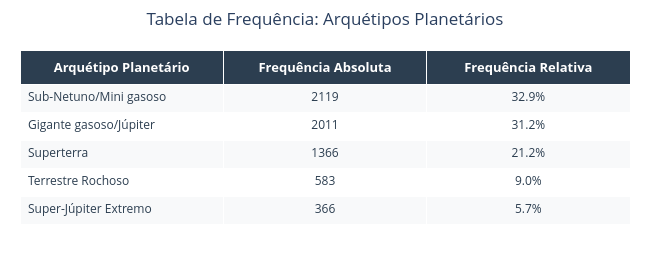

The code cell stored with this chart in its notebook:
### Markdown cell above
## Arquétipos Planetários

Como existem milhares de planetas descobertos e cada um tem características diferentes, os astrônomos costumam agrupá-los em tipos chamados de arquétipos planetários. Essa divisão é feita principalmente com base no tamanho (raio) e no peso (massa) do planeta, comparando sempre com a Terra ou com Júpiter.

Os cinco grupos principais são:
- Terrestre Rochoso: planetas parecidos com a Terra, Mercúrio ou Marte.
- Superterra: planetas rochosos, mas um pouco maiores que a Terra.
- Sub-Netuno / Mini gasoso: planetas menores que Netuno, com uma atmosfera de gás espessa.
- Gigante gasoso / Júpiter: planetas muito grandes formados quase só por gás.
- Super-Júpiter Extremo: planetas gigantescos, muito maiores e mais pesados que Júpiter.

Abaixo, vemos a contagem de quantos planetas foram encontrados em cada um desses grupos.

### Code cell
freq_abs = df['arquetipo_planetario'].value_counts()
freq_rel = df['arquetipo_planetario'].value_counts(normalize=True).round(3)

tabela_arquetipos = pd.DataFrame({
    'Arquétipo Planetário': freq_abs.index,
    'Frequência Absoluta': freq_abs.values,
    'Frequência Relativa': (freq_rel.values * 100).round(1).astype(str) + '%'
})

fig_freq = go.Figure(data=[go.Table(
    header=dict(
        values=[f'<b>{col}</b>' for col in tabela_arquetipos.columns],
        fill_color='#2c3e50',
        font=dict(color='white', size=13),
        align='center',
        height=32
    ),
    cells=dict(
        values=[tabela_arquetipos[col] for col in tabela_arquetipos.columns],
        fill_color=[['#f8f9fa', '#ffffff'] * len(tabela_arquetipos)],
        font=dict(color='#2c3e50', size=12),
        align=['left', 'center', 'center'],
        height=28
    )
)])

fig_freq.update_layout(
    title='Tabela de Frequência: Arquétipos Planetários',
    title_x=0.5,
    width=650,
    height=280,
    margin=dict(l=20, r=20, t=50, b=20)
)

fig_freq.show()

### Figure 1 — Plotly figure (JSON) as saved in the notebook; plotly's stock layout.template omitted (floating-point values rounded to 4 significant figures)
{"data": [{"cells": {"align": ["left", "center", "center"], "fill": {"color": [["#f8f9fa", "#ffffff", "#f8f9fa", "#ffffff", "#f8f9fa", "#ffffff", "#f8f9fa", "#ffffff", "#f8f9fa", "#ffffff"]]}, "font": {"color": "#2c3e50", "size": 12}, "height": 28, "values": [["Sub-Netuno/Mini gasoso", "Gigante gasoso/Júpiter", "Superterra", "Terrestre Rochoso", "Super-Júpiter Extremo"], [2119, 2011, 1366, 583, 366], ["32.9%", "31.2%", "21.2%", "9.0%", "5.7%"]]}, "header": {"align": "center", "fill": {"color": "#2c3e50"}, "font": {"color": "white", "size": 13}, "height": 32, "values": ["<b>Arquétipo Planetário</b>", "<b>Frequência Absoluta</b>", "<b>Frequência Relativa</b>"]}, "type": "table"}], "layout": {"height": 280, "margin": {"b": 20, "l": 20, "r": 20, "t": 50}, "title": {"text": "Tabela de Frequência: Arquétipos Planetários", "x": 0.5}, "width": 650}}
